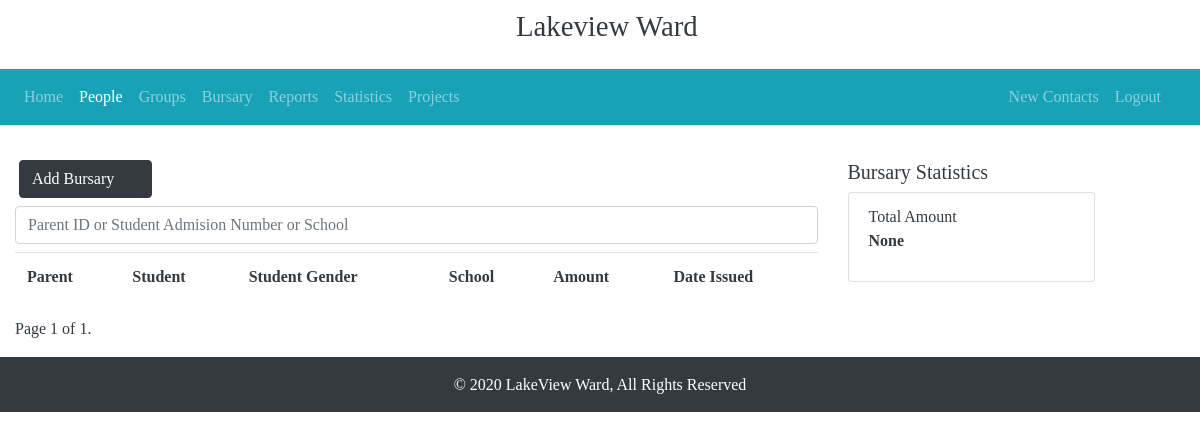
Page /bursary/ (signed in) on the earlier database version.
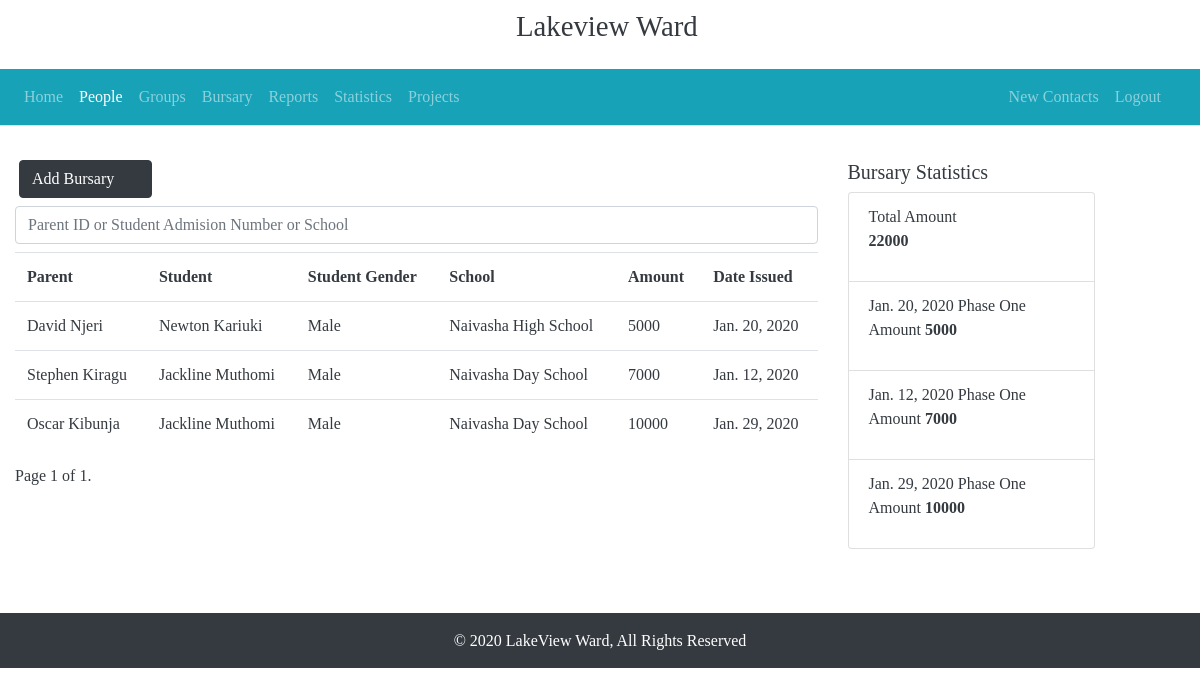
Same page on the later database version.
### citizens/models.py (models this page shows, shortened)
class Bursary(models.Model):
    bursary_id = models.UUIDField(primary_key=True, default=uuid.uuid4, editable=False)
    parent = models.ForeignKey("Citizen", on_delete=models.CASCADE)
    student = models.ForeignKey("Student", on_delete=models.CASCADE)
    date_issued = models.DateField(auto_now=False, auto_now_add=False)
    amount_awarded = models.IntegerField(default =0)
    class Meta:
        verbose_name = "Bursary"
        verbose_name_plural = "Bursary"

class Citizen(models.Model):
    id_number = models.PositiveIntegerField(primary_key=True,verbose_name="Identification Number", unique=True)
    person = models.OneToOneField("Person", on_delete=models.CASCADE)
    location = models.CharField(max_length=150)
    email = models.EmailField(max_length=255, blank=True)
    phone_number = models.CharField("Phone Number", max_length=12, blank=True, default='0704893840')
    voting_centre = models.CharField('Voting Centre', max_length=50, default='Unity Primary School')
    uploaded_to_google = models.BooleanField(default=False)
    class Meta:
        verbose_name= 'Citizen'
        verbose_name_plural = 'Citizens'

class Person(models.Model):
    GENDER = (
        ('M', 'Male'),
        ('F', 'Female')
    )
    person_id = models.UUIDField(primary_key=True, default=uuid.uuid4, editable=False)
    surname = models.CharField(max_length=50, default="")
    first_name = models.CharField(max_length=50)
    last_name = models.CharField(max_length=50)
    gender = models.CharField(choices=GENDER, max_length=10)
    dob = models.DateField("Date of Birth", auto_now=False, auto_now_add=False)
    class Meta:
        verbose_name = "Person"
        verbose_name_plural = "Persons"
    def get_person(self):
        return self.first_name+' '+self.last_name

class Student(models.Model):
    person = models.OneToOneField("Person", on_delete=models.CASCADE)
    admission_number = models.IntegerField()
    school = models.CharField(max_length=150)
    form = models.CharField(max_length=50)
    is_sponsored = models.BooleanField("Sponsored Students", default=False)
    class Meta:
        verbose_name = "Student"
        verbose_name_plural = "Students"

### citizens/views.py (the view, shortened to what this page needs)
# urls.py: path('bursary/', BursaryListView.as_view(), name="bursary-list"),
class BursaryListView(LoginRequiredMixin,ListView):
    model = Bursary
    template_name = "bursary/bursarylist.html"
    context_object_name = 'bursaries'
    paginate_by = 25
    order_by = 'dat'
    def get_queryset(self):
        query = self.request.GET.get('q')
        return super().get_queryset()
    def get_context_data(self, **kwargs):
        context = super().get_context_data(**kwargs)
        context["total"] = Bursary.objects.all().aggregate(Sum('amount_awarded'))
        print( Bursary.objects.all().aggregate(Sum('amount_awarded')) )
        context['yearly_budget'] = Bursary.objects.values('amount_awarded', 'date_issued').annotate(Total=Sum('amount_awarded'))
        return context

### citizens/templates/bursary/bursarylist.html (shortened to what this page needs)
{% extends 'base.html' %}
{% load crispy_forms_tags %}
{% load static %}
{% block content %}
<div class="container-fluid text-dark mb-3">
    <div class="row container">
        <div class="col-md-9 col-sm-8 col-xs-8">
            <div class="row mx-1 mb-2">
                <a href="{% url 'bursary-create' %}" class="btn btn-dark">Add Bursary <i class="fa fa-plus ml-2"></i></a>
            </div>
            <form action="">
                <input type="text" class="form-control w-100" name="q" id="query" placeholder="Parent ID or Student Admision Number or School">
            </form>
            <table class="table mt-2">
                <tr>
                    <th>Parent</th>
                    <th>Student</th>
                    <th>Student Gender</th>
                    <th>School</th>
                    <th>Amount</th>
                    <th>Date Issued</th>
                </tr>
                {% for bursary in bursaries %}
                    <tr>
                        <td>{{ bursary.parent.person.get_person }}</td>
                        <td>{{ bursary.student.person.get_person }}</td>
                        <td>{{ bursary.student.person.get_gender_display }}</td>
                        <td>{{ bursary.student.school }}</td>
                        <td>{{ bursary.amount_awarded }}</td>
                        <td>{{ bursary.date_issued }}</td>
                    </tr>
                {% endfor %}
            </table>
            {% include 'paginate.html' %}
        </div>
        <div class="col-md-3 mb-5">
            <h5>Bursary Statistics</h5>
            <div class="" id="">
                <ul class="list-group">
                    <li class="list-group-item">
                        Total Amount
                        <p><strong>{{ total.amount_awarded__sum }}</strong></p>
                    </li>
                    {% for budget in yearly_budget %}
                        <li class="list-group-item">
                            {{ budget.date_issued }} Phase One
                            <p>Amount <strong>{{ budget.Total }}</strong></p>
                        </li>
                    {% endfor %}
                </ul>
            </div>
        </div>
    </div>
</div>
{% endblock %}

Differences in the rows shown:
added Bursary: parent.person.get_person "David Njeri", student.person.get_person "Newton Kariuki", student.person.gender "Male", student.school "Naivasha High School", amount_awarded "5000", date_issued "Jan. 20, 2020", Total "5000"
added Bursary: parent.person.get_person "Stephen Kiragu", student.person.get_person "Jackline Muthomi", student.person.gender "Male", student.school "Naivasha Day School", amount_awarded "7000", date_issued "Jan. 12, 2020", Total "7000"
added Bursary: parent.person.get_person "Oscar Kibunja", student.person.get_person "Jackline Muthomi", student.person.gender "Male", student.school "Naivasha Day School", amount_awarded "10000", date_issued "Jan. 29, 2020", Total "10000"
Other differences:
{{ total.amount_awarded__sum }}: "None" → "22000"
